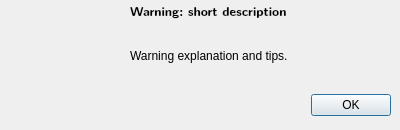
<?xml version="1.0" encoding="UTF-8"?>
<ui version="4.0">
 <class>WarningDialog</class>
 <widget class="QDialog" name="WarningDialog">
  <property name="geometry">
   <rect>
    <x>0</x>
    <y>0</y>
    <width>400</width>
    <height>130</height>
   </rect>
  </property>
  <property name="windowTitle">
   <string>Warning Dialog</string>
  </property>
  <widget class="QDialogButtonBox" name="buttonBox">
   <property name="geometry">
    <rect>
     <x>310</x>
     <y>90</y>
     <width>81</width>
     <height>31</height>
    </rect>
   </property>
   <property name="orientation">
    <enum>Qt::Horizontal</enum>
   </property>
   <property name="standardButtons">
    <set>QDialogButtonBox::Ok</set>
   </property>
  </widget>
  <widget class="QLabel" name="label">
   <property name="geometry">
    <rect>
     <x>0</x>
     <y>0</y>
     <width>128</width>
     <height>128</height>
    </rect>
   </property>
   <property name="text">
    <string/>
   </property>
   <property name="pixmap">
    <pixmap resource="img.qrc">:/img/sign-warning-icon.png</pixmap>
   </property>
   <property name="scaledContents">
    <bool>true</bool>
   </property>
  </widget>
  <widget class="QLabel" name="label_headline">
   <property name="geometry">
    <rect>
     <x>130</x>
     <y>0</y>
     <width>261</width>
     <height>21</height>
    </rect>
   </property>
   <property name="font">
    <font>
     <family>Latin Modern Sans</family>
     <pointsize>10</pointsize>
     <weight>75</weight>
     <bold>true</bold>
    </font>
   </property>
   <property name="text">
    <string>Warning: short description</string>
   </property>
   <property name="wordWrap">
    <bool>true</bool>
   </property>
  </widget>
  <widget class="QLabel" name="label_description">
   <property name="geometry">
    <rect>
     <x>130</x>
     <y>20</y>
     <width>261</width>
     <height>71</height>
    </rect>
   </property>
   <property name="text">
    <string>Warning explanation and tips.</string>
   </property>
   <property name="wordWrap">
    <bool>true</bool>
   </property>
  </widget>
 </widget>
 <resources>
  <include location="img.qrc"/>
 </resources>
 <connections>
  <connection>
   <sender>buttonBox</sender>
   <signal>accepted()</signal>
   <receiver>WarningDialog</receiver>
   <slot>accept()</slot>
   <hints>
    <hint type="sourcelabel">
     <x>248</x>
     <y>254</y>
    </hint>
    <hint type="destinationlabel">
     <x>157</x>
     <y>274</y>
    </hint>
   </hints>
  </connection>
  <connection>
   <sender>buttonBox</sender>
   <signal>rejected()</signal>
   <receiver>WarningDialog</receiver>
   <slot>reject()</slot>
   <hints>
    <hint type="sourcelabel">
     <x>316</x>
     <y>260</y>
    </hint>
    <hint type="destinationlabel">
     <x>286</x>
     <y>274</y>
    </hint>
   </hints>
  </connection>
 </connections>
</ui>
